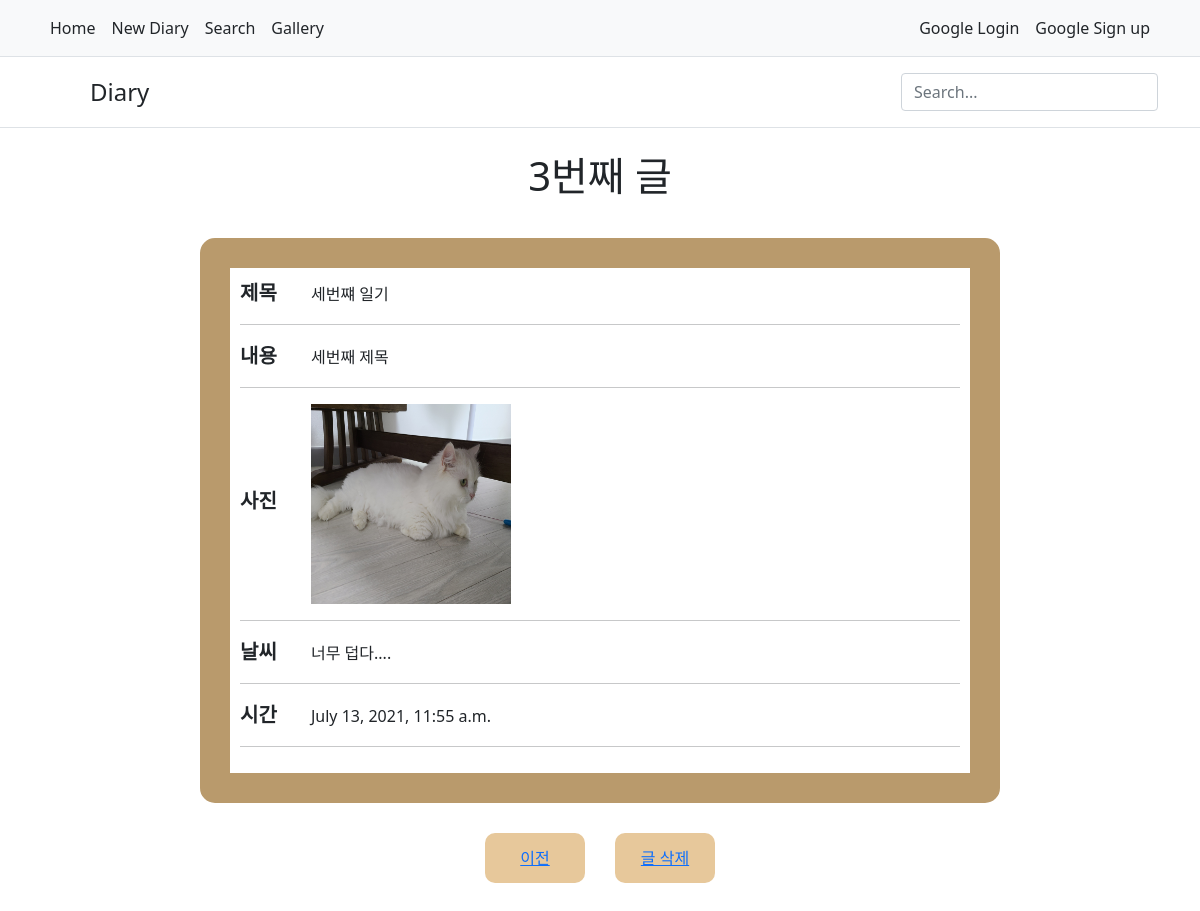
/detail/3, run on the app's committed database.
### diary/models.py (models this page shows, shortened)
class Diary(models.Model):
    title = models.CharField(max_length=50, default='')
    body = models.TextField(default='')
    time = models.DateTimeField()
    photo = models.ImageField(upload_to="diary/", blank=True, null=True)
    weather = models.CharField(max_length=20, default='')

### diary/views.py (the view)
# urls.py: path('detail/<str:id>', d.detail, name='detail'),
def detail(request, id):
    diarys = get_object_or_404(Diary, pk=id)
    return render(request, 'detail.html', {'diary':diarys})

### diary/templates/detail.html (shortened to what this page needs)
{% extends 'base.html' %}
{% load static %}
{% block link %} {% static 'css/detail.css' %} {% endblock %}
    {% block body %}
    <h1>{{diary.id}}번째 글</h1>
    <div id="detailBody">
        <span class="category">제목</span>
        <span>{{diary.title}}</span><hr>
        <span class="category">내용</span>
        <span>{{diary.body}}</span><hr>
        <span class="category">사진</span>
        <span><img src="{{diary.photo.url}}" width="200" height="200"></span><hr>
        <span class="category">날씨</span>
        <span>{{diary.weather}}</span><hr>
        <span class="category">시간</span>
        <span>{{diary.time}}</span><hr>
    </div>
    <div id="buttonBox">
        <a class="chooseButton" href="{% url 'home' %}">
            이전
        </a>
        <a class="chooseButton" href="{% url 'delete' diary.id %}">
            글 삭제
        </a>
    </div>
    {% endblock %}

### diary/static/css/detail.css (style rules this page uses)
#detailBody { padding: 10px; width: 800px; height: auto; border: 30px solid rgb(185, 154, 108); border-radius: 15px; margin: 30px; }
.category { font-size: 20px; font-weight: bolder; margin-right: 30px; }
#buttonBox { width: auto; height: auto; display: flex; }
.chooseButton { width: 100px; height: 50px; background-color: rgb(231, 200, 155); border-radius: 10px; text-align: center; line-height: 50px; margin: 0px 15px; }

### data on the page
Diary: id "3", title "세번쨰 일기", body "세번째 제목", photo (picture), weather "너무 덥다....", time "July 13, 2021, 11:55 a.m."
